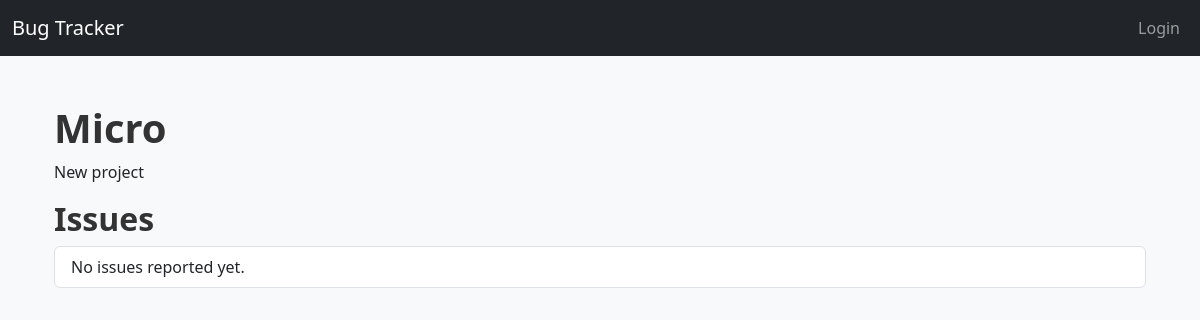
Before: /tracker/projects/6/ with the older database file.
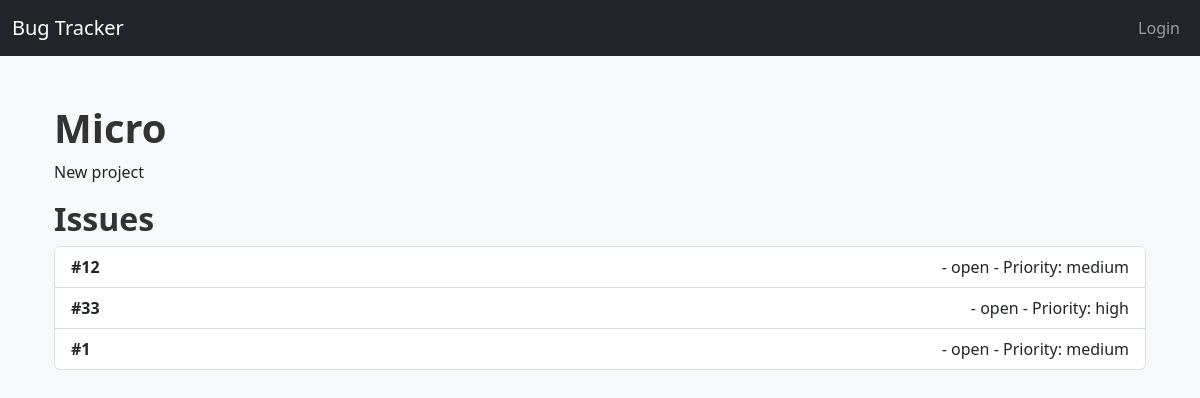
After: the same page with the newer database file.
### tracker/models.py (models this page shows, shortened)
class Issue(models.Model):
    STATUS_CHOICES = [
        ("open", "Open"),
        ("in_progress", "In Progress"),
        ("resolved", "Resolved"),
        ("closed", "Closed")
    ]
    PRIORITY_CHOICES = [
        ('low', 'Low'),
        ('medium', 'Medium'),
        ('high', 'High'),
        ('critical', 'Critical'),
    ]
    title = models.CharField(max_length=200)
    description = models.TextField()
    status = models.CharField(max_length=20, choices=STATUS_CHOICES, default='open')
    priority = models.CharField(max_length=20, choices=PRIORITY_CHOICES, default='medium')
    project = models.ForeignKey(Project, on_delete=models.CASCADE, related_name='issues')
    created_by = models.ForeignKey(User, on_delete=models.CASCADE, related_name='reported_issues')
    assigned_to = models.ForeignKey(
        User,
        on_delete=models.SET_NULL,
        null=True,
        blank=True,
        related_name='assigned_issues'
    )
    created_at = models.DateTimeField(auto_now_add=True)
    updated_at = models.DateTimeField(auto_now=True)
    reported_by = models.ForeignKey(User, on_delete=models.SET_NULL, null=True, blank=True)

### tracker/views.py (the view)
# urls.py: path('projects/<int:pk>/', views.project_detail, name='project_detail'),
def project_detail(request, pk):
    project = get_object_or_404(Project, pk=pk)
    issues = Issue.objects.filter(project=project)
    can_edit = request.user == project.created_by or request.user.groups.filter(name="Manager").exists()
    return render(request, 'tracker/project_detail.html', {
        'project': project,
        'issues': issues,
        'can_edit': can_edit,
    })

### tracker/templatetags/group_filters.py (called while the page is built)
@register.filter(name='has_group')
def has_group(user, group_name):
    return user.groups.filter(name=group_name).exists()

### tracker/templates/tracker/project_detail.html (shortened to what this page needs)
{% extends "tracker/base.html" %}
{% load group_filters %}
{% load static %}
{% block content %}
<div class="container mt-5">
    <h1>{{ project.name }}</h1>
    <p>{{ project.description }}</p>
    <h2>Issues</h2>
    <ul class="list-group">
        {% for issue in issues %}
        <li class="list-group-item d-flex justify-content-between align-items-center">
            <strong>{{ issue.title }}</strong> - {{ issue.status }} - Priority: {{ issue.priority }}
        </li>
        {% empty %}
        <li class="list-group-item">No issues reported yet.</li>
        {% endfor %}
    </ul>
</div>
{% endblock %}

Changed rows visible on the page:
added Issue: title "#12", status "open", priority "medium"
added Issue: title "#33", status "open", priority "high"
added Issue: title "#1", status "open", priority "medium"
Other visible differences:
text no longer shown: "No issues reported yet."
